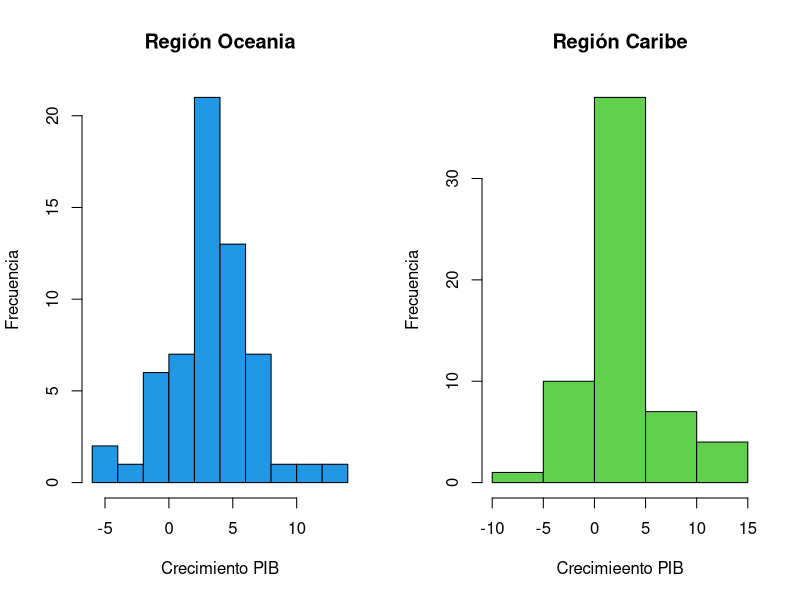
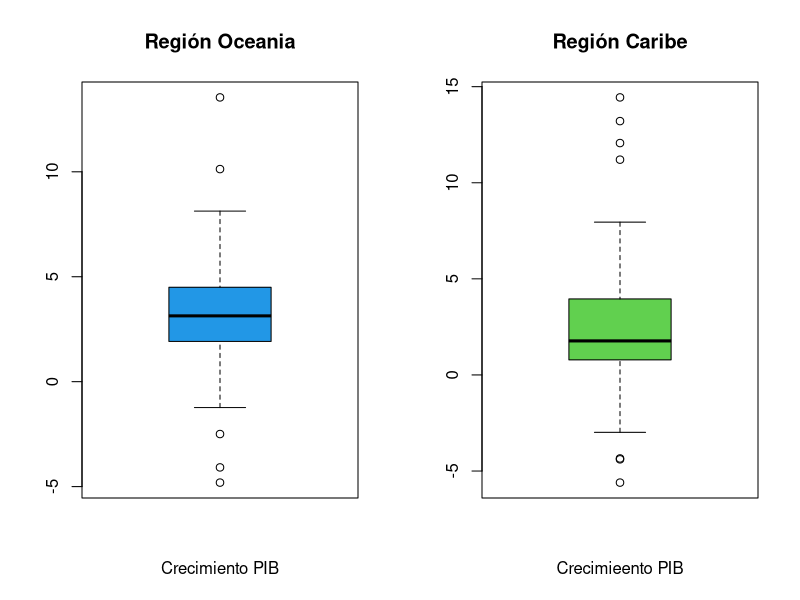
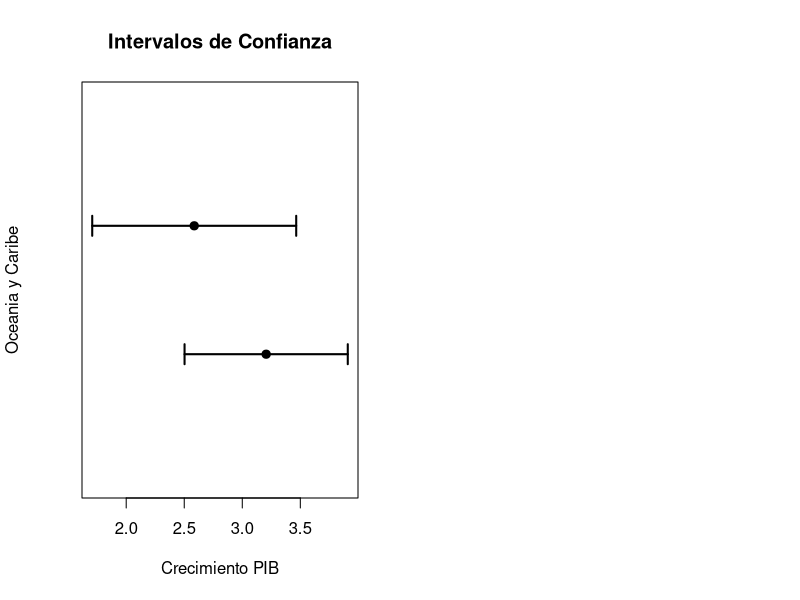

Source code (R) for these figures, in order:
## ---- chunk 1
knitr::opts_chunk$set(echo = FALSE)
options(scipen=999)
M = read.csv("datosEq5.csv")
head(M, n=10)
R1 = subset(M, M$region=="Oceania")[-1]
R2 = subset(M, M$region=="Caribe")[-1]
x1 = R1$crecimiento_PIB
x2 = R2$crecimiento_PIB
## ---- chunk 2
summary(x1)
summary(x2)
## ---- chunk 3
par(mfrow = c(1,2))
hist(x1, col = 4, main = "Región Oceania", xlab = "Crecimiento PIB", ylab = "Frecuencia")
hist(x2, col = 3, main = "Región Caribe", xlab = "Crecimieento PIB", ylab = "Frecuencia")
## ---- chunk 4
par(mfrow = c(1,2))
boxplot(x1, col=4, main = "Región Oceania", xlab = "Crecimiento PIB")
boxplot(x2, col=3, main = "Región Caribe", xlab = "Crecimieento PIB")
## ---- chunk 5
mu = 3.7
alfa = 0.04
zf = qnorm(alfa)

n1 = length(x1)
m1 = mean(x1)
s1 = sd(x1)
sm1 = s1/sqrt(n1)
ze1 = (m1-mu)/sm1 
cat("z* =", ze1)
valorp1 = pnorm(ze1) 
cat("Valor p =",valorp1)

n2 = length(x2)
m2 = mean(x2)
s2 = sd(x2)
sm2 = s2/sqrt(n2)
ze2 = (m2-mu)/sm2 
cat("\nz* =", ze2)
valorp2 = pnorm(ze2) 
cat("Valor p =",valorp2)
## ---- chunk 6
nc = 1-alfa 
z = abs(zf)
A1 = m1-z*sm1   
B1 = m1+z*sm1   
cat("La verdadera media está entre", A1, "y", B1, "con un nivel de confianza del",100*nc,"%\n")

nc = 1-alfa 
z = abs(zf)
A2 = m2-z*sm2   
B2 = m2+z*sm2   
cat("La verdadera media está entre", A2, "y", B2, "con un nivel de confianza del",100*nc,"%")
## ---- chunk 7
plot(0, ylim=c(0,3), xlim=c(A2,B1), yaxt="n", ylab="Oceania y Caribe", xlab="Crecimiento PIB", main="Intervalos de Confianza")
arrows(A1, 1, B1, 1, angle=90, code=3, length = 0.1, lwd = 2)
arrows(A2, 2, B2, 2, angle=90, code=3, length = 0.1, lwd = 2)
points(m1, 1, pch=19, cex=1.1)
points(m2, 2, pch=19, cex=1.1)
